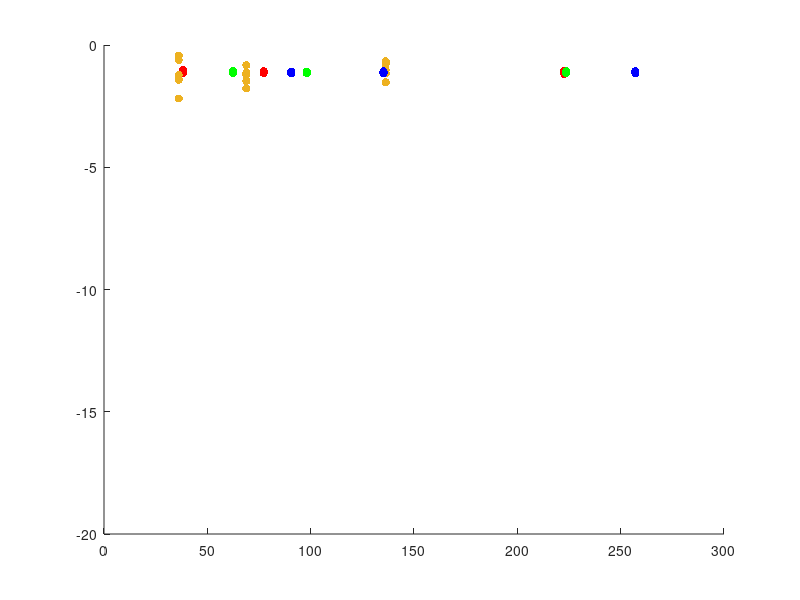

Recreate this plot in MATLAB. (Note: this script raises an error after producing the figure.)
hold on

xMin = 0;
xMax = 300;
% yMin = 0.05;
% yMax = 0.1;
trueAns =  0.081754298538758927986370486861936;
yMin = -20;
yMax = 0;
X = 1:xMax;

TwoLvlMCX = [38.2188,38.2188,38.2188,38.2188,38.2188,...
             77.2969,77.2969,77.2969,77.2969,77.2969,...
             222.6875,222.6875,222.6875,222.6875,222.6875,...
             ];
        
TwoLvlMCY = [0.092888888888888888888888888888889, 0.084911111111111111111111111111111, 0.072633333333333333333333333333333, 0.083666666666666666666666666666667, 0.0936,...
             0.08505, 0.081225, 0.0832625, 0.070825, 0.0836375,...    
             0.082472000000000003638866985511413, 0.082996000000000000329514193708746, 0.080504000000000006109779349117161, 0.08832, 0.065435999999999994169996853088378,...
            ];

TwoLvlMCYMean = arrayfun(@(i) mean(TwoLvlMCY((5*i-4):(5*i))), 1:(length(TwoLvlMCY)/5));

OneLvlISX = [62.3906,62.3906,62.3906,62.3906,62.3906,...
             98.1719,98.1719,98.1719,98.1719,98.1719,...
             223.5938,223.5938,223.5938,223.5938,223.5938,...
            ];
        
OneLvlISY = [0.086411024757137605556422954578011, 0.076122599254096964815907710999454, 0.074801094305842974474529682993307, 0.070704289172144579866952085467346, 0.077873697662407273534235230272316,...
             0.081473799129246932126946489916008, 0.075885735285241021075286482755473, 0.078715196929525388380710637648008, 0.077449990022014303381325817099423, 0.070558744859492275591783538857271,...
             0.084158951913636287356368370637938, 0.07841698805717993436825707931348, 0.079613221427651703621108936204109, 0.07260431446178559899973237179438, 0.08138691943853264276764747364723,...
        ];

OneLvlISYMean = arrayfun(@(i) mean(OneLvlISY((5*i-4):(5*i))), 1:(length(OneLvlISY)/5));

TwoLvlISX = [90.5781,90.5781,90.5781,90.5781,90.5781,...
             135.25,135.25,135.25,135.25,135.25,...
             257.0781,257.0781,257.0781,257.0781,257.0781,...
            ];
        
TwoLvlISY = [0.074225863005865796995230709853786, 0.081617704241057728586916653057415, 0.080016264905058795409154015487729, 0.08026471865641350567077694222462, 0.068385793292254651309924895485892,...
             0.082911901712341640191539227089379, 0.072140030997856527394951342557761, 0.08330612109422780298118027531018, 0.077139469350794118152059297699452, 0.07032852706340171622390045058637,...
             0.0823656922385563872168745547242, 0.077597513661195396950098768229509, 0.069810160164787957159937548112794, 0.079612047966946791754949686037435, 0.085015917451671377258470840843074,...
         ];

TwoLvlISYMean = arrayfun(@(i) mean(TwoLvlISY((5*i-4):(5*i))), 1:(length(TwoLvlISY)/5));

OneLvlISEX = [36.1719,36.1719,36.1719,36.1719,36.1719,...
             68.8594,68.8594,68.8594,68.8594,68.8594,...
             136.3281,136.3281,136.3281,136.3281,136.3281,...
            ];
        
OneLvlISEY = abs(trueAns - [0.081225396085509340982078185788851, 0.051238799829250628037335957287723, 0.078630063997297466871216897743579, 0.086568275603153652109078564080846, 0.061755939906006744599675784002102,...
    0.075688485862822701966123872807657, 0.086669351029437013966827407784876, 0.080382106671908468142895287655847, 0.079004984184361526367013084382052, 0.069528951811534039917361837979115,...
    0.084184825669449347973483099849545, 0.064321238827573720686636704613193, 0.068106288653819652134657758324465, 0.076160223721409014974170759160188, 0.073985036300074066839549402629927,...
        ]) ./ trueAns;

OneLvlISEYMean = arrayfun(@(i) mean(OneLvlISEY((5*i-4):(5*i))), 1:(length(OneLvlISEY)/5));

% GISX = [57.5313,57.5313,57.5313,57.5313,57.5313,...
%     108.8906,108.8906,108.8906,108.8906,108.8906,...
%     189.5469,189.5469,189.5469,189.5469,189.5469,...
%             ];
%         
% GISY = [0.00016900596802340818935669886080575, 0.00014354531938756950122833278005174, 0.000069496640355391433880455354099581, 0.003259103776196044677943008949228, 0.00021387522532751612096627025216833,...
%     0.00015694437985502507283859519038316, 0.000089320368778312078661407724666788, 0.00012146232741869934107243472753979, 0.00032275412404009191187290173097324, 0.00016520873049713993168698122904203,...
%     0.00019077547464327898759338386636131, 0.00011491529156814842959222905394157, 0.00010176489735076774503005209160378, 0.00012594283261652442721528766256256, 0.0001007023154718987659759013575389,...
%         ];
% 
% GISYMean = arrayfun(@(i) mean(GISY((5*i-4):(5*i))), 1:(length(GISY)/5));

s1 = scatter(TwoLvlMCX,log10(TwoLvlMCY),'r', 'filled');
s2 = scatter(OneLvlISX,log10(OneLvlISY),'g', 'filled');
s4 = scatter(OneLvlISEX,log10(OneLvlISEY),'black', 'filled');
s3 = scatter(TwoLvlISX,log10(TwoLvlISY),'b', 'filled');
% s5 = scatter(GISX,log(GISY),'y', 'filled');
%alpha(s1,0.4);
%alpha(s2,0.4);
%alpha(s3,0.4);

axis([xMin,xMax,yMin,yMax]);

%plot(unique(TwoLvlMCX),TwoLvlMCYMean,'r','LineWidth',3)
%plot(unique(OneLvlISX),OneLvlISYMean,'g','LineWidth',3)
%plot(unique(TwoLvlISX),TwoLvlISYMean,'b','LineWidth',3)
r1 = refline(0,log10(trueAns));
r1.Color = 'r';
r1.LineStyle = '--';

% legend('2LvlMC','1LvlISZ','1LvlISE','2LvlIS','GlassermanIS','True Ans','Location','east');
legend('2LvlMC','1LvlISZ','1LvlISE','2LvlIS','True Ans','Location','east');
%title('S:10, l:0.20')
xlabel('Runtime (Seconds)');
ylabel('log(P(L > l))');
axis([xMin,xMax,yMin,yMax]);

hold off
